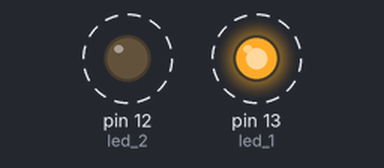
The sketch below on a simulated Arduino Uno, built with avr-gcc and run on an emulated ATmega328P. Shown: output pins drawn as LEDs (lit = HIGH). Dashed ring = blinking.

Above: at 0.2 s.
Timing chart, 0 to 3.0 s (numbered marks = the images above):
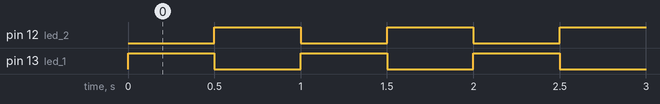

The sketch:

P14-2_LED_Blink_2.ino
```cpp
/*
*P14-2
*設計Arduino 程式，控制一個LED 閃爍，0.5 秒亮、0.5 秒暗。
*/

const int led_1 = 13;
const int led_2 = 12;

void setup()
{
	pinMode(led_1, OUTPUT);
	pinMode(led_2, OUTPUT);

	digitalWrite(led_1, LOW);
	digitalWrite(led_2, LOW);
}

void loop()
{
	digitalWrite(led_2, LOW);
	digitalWrite(led_1, HIGH);
	delay(500);
	digitalWrite(led_1, LOW);
	digitalWrite(led_2, HIGH);
	delay(500);
}
```

Measured:
- by itself, pin 12 (led_2), pin 13 (led_1): alternates HIGH for 0.50 s and LOW for 0.50 s
